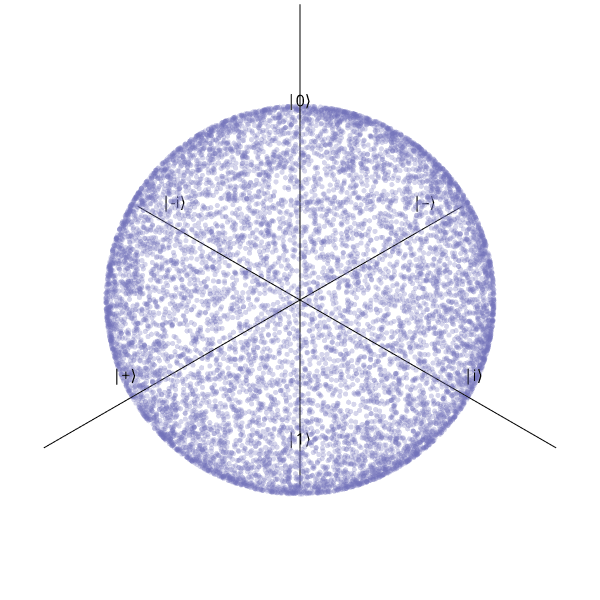

Notebook cell for this chart:
### Code cell
from scipy.stats import rv_continuous

class sin_prob_dist(rv_continuous):
    def _pdf(self, theta):
        # The 0.5 is so that the distribution is normalized
        return 0.5 * np.sin(theta)

# Samples of theta should be drawn from between 0 and pi
sin_sampler = sin_prob_dist(a=0, b=np.pi)

@qp.qnode(dev)
def haar_random_unitary():
    phi, omega = 2 * np.pi * np.random.uniform(size=2) # Sample phi and omega as normal
    theta = sin_sampler.rvs(size=1)[0]  # Sample theta from our new distribution
    qp.Rot(phi, theta, omega, wires=0)
    return qp.state()

haar_samples = [haar_random_unitary() for _ in range(num_samples)]
haar_bloch_vectors = np.array([convert_to_bloch_vector(s) for s in haar_samples])

### Figure 1 — Plotly figure (JSON) as saved in the notebook; plotly's stock layout.template omitted (floating-point values rounded to 4 significant figures; data arrays with more than 128 entries replaced by an {"elided": "..."} marker saying what was removed)
{"data": [{"line": {"color": "#000000", "width": 2}, "mode": "lines", "showlegend": false, "type": "scatter3d", "x": [-1.5, 1.5], "y": [0, 0], "z": [0, 0]}, {"line": {"color": "#000000", "width": 2}, "mode": "lines", "showlegend": false, "type": "scatter3d", "x": [0, 0], "y": [-1.5, 1.5], "z": [0, 0]}, {"line": {"color": "#000000", "width": 2}, "mode": "lines", "showlegend": false, "type": "scatter3d", "x": [0, 0], "y": [0, 0], "z": [-1.5, 1.5]}, {"mode": "text", "showlegend": false, "text": ["|0⟩", "|1⟩", "|+⟩", "|–⟩", "|i⟩", "|-i⟩"], "textfont": {"color": "#000000", "size": 16}, "type": "scatter3d", "x": [0.05, 0.05, 1.1, -1.1, 0, 0], "y": [0.05, 0.05, 0, 0, 1.1, -1.1], "z": [1, -1.2, 0, 0, 0, 0]}, {"marker": {"color": "#7272BA", "opacity": 0.3, "size": 3}, "mode": "markers", "showlegend": false, "type": "scatter3d", "x": {"elided": "10000 float values"}, "y": {"elided": "10000 float values"}, "z": {"elided": "10000 float values"}}], "layout": {"height": 600, "margin": {"b": 0, "l": 0, "r": 0, "t": 0}, "paper_bgcolor": "rgba(0,0,0,0)", "plot_bgcolor": "rgba(0,0,0,0)", "scene": {"bgcolor": "rgba(0,0,0,0)", "camera": {"eye": {"x": 0.7, "y": 0.7, "z": 0.7}}, "xaxis": {"showbackground": false, "showgrid": false, "showticklabels": false, "title": {"text": ""}, "zeroline": false}, "yaxis": {"showbackground": false, "showgrid": false, "showticklabels": false, "title": {"text": ""}, "zeroline": false}, "zaxis": {"showbackground": false, "showgrid": false, "showticklabels": false, "title": {"text": ""}, "zeroline": false}}, "width": 600}}
